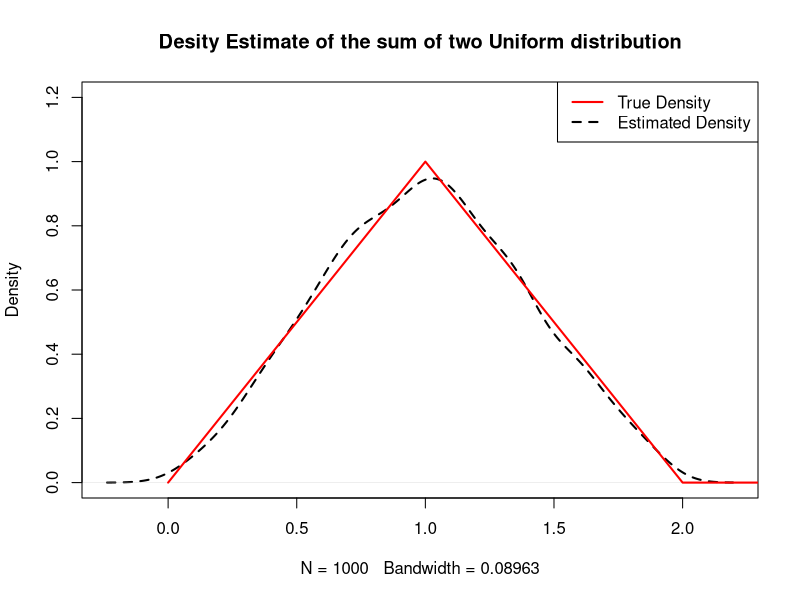
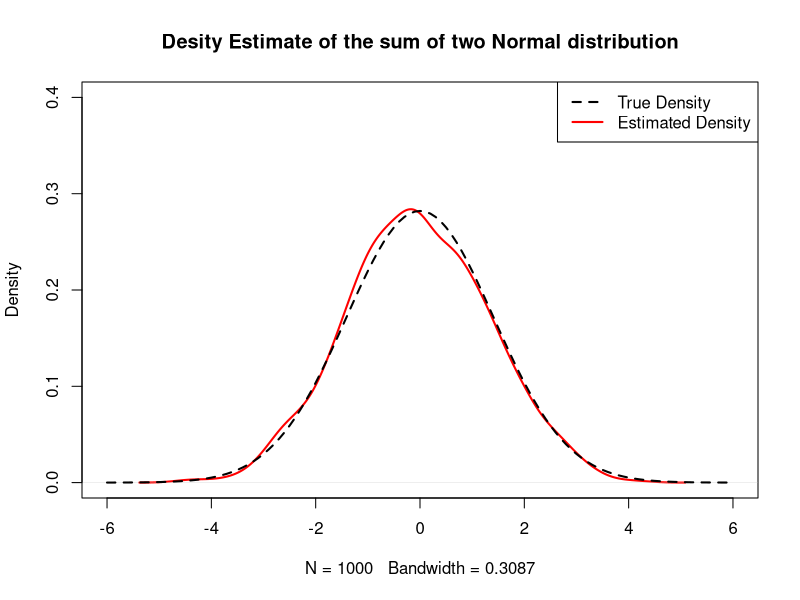
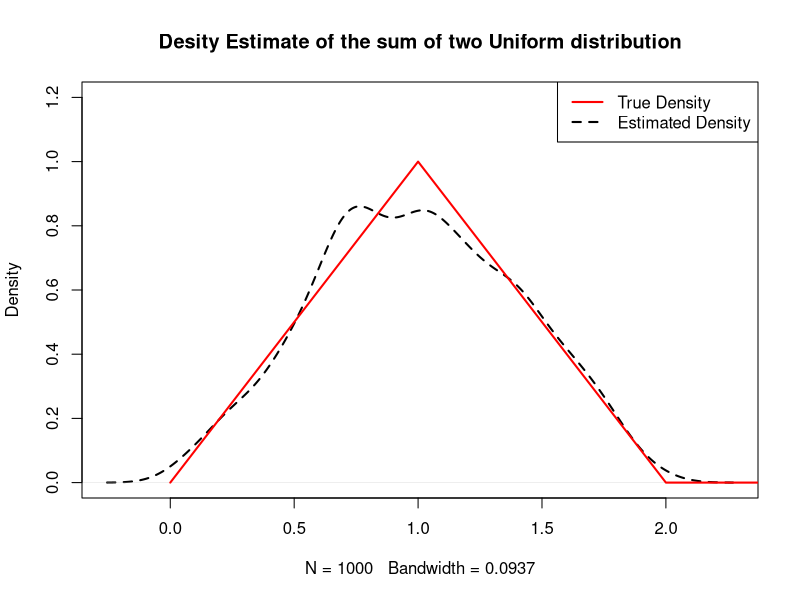

Here is the R script that generated these plots, in order:
## ---- chunk 1

p <- function(x, y) {
    sim <- 10000
    t <- numeric(sim)
    for (i in 1:sim) {
        a <- sample(1:4, 1)
        b <- sample(1:a, 1)
        t[i] <- (a == x) & (b == y)
    }
    mean(t)
}
PF <- matrix(0, 4, 4)
for (i in 1:4) {
    for (j in 1:4) {
        PF[i, j] <- p(i, j)
    }
}
PF
apply(PF, 1, sum)
apply(PF, 2, sum)
## ---- chunk 2
sumunif <- function(n) {
    x <- seq(0, 3, 0.01)
    truth <- x
    truth[x > 1 & x <= 2] <- 2 - x[x > 1 & x <= 2]
    truth[x <= 0 | x > 2] <- 0
    plot(density(runif(n) + runif(n)),
        main = "Desity Estimate of the sum of two Uniform distribution",
        ylim = c(0, 1.2), lwd = 2, , lty = 2
    )
    lines(x, truth, col = "red", lwd = 2)
    legend("topright", c("True Density", "Estimated Density"),
        col = c("red", "black"), lwd = 2, lty = c(1, 2)
    )
}
sumunif(1000)
## ---- chunk 3
x <- function(n, r) {
    rpt <- 1000
    p <- 0.5

    m <- 0
    for (j in 1:rpt) {
        n1 <- n
        nr <- n
        for (i in 1:(2 * n)) {
            x <- rbinom(1, 1, p)
            if (x == 0) {
                n1 <- n1 - 1
            } else {
                nr <- nr - 1
            }
            if (n1 == 0 | nr == 0) break
        }
        if ((n1 == 0 & nr == r) | (n1 == r & nr == 0)) m <- m + 1
    }
    cat("p(", n, ",", r, ")=", m / rpt, "\n")
}
x(100, 4)
## ---- chunk 4
qnorm(0.99, 170, 6)
## ---- chunk 5
prob <- 31 / 1821
sigma <- (360 - 166) / qnorm(1 - prob, 0, 1)
rate <- 1 - pnorm((256 - 166) / sigma, 0, 1)
rate * 1821
## ---- chunk 6
orgin <- matrix(data = c(
    1 / 4, 1 / 8, 1 / 12, 1 / 16,
    0,     1 / 8, 1 / 12, 1 / 16,
    0,     0,     1 / 12, 1 / 16,
    0,     0,     0,      1 / 16
), nrow = 4, ncol = 4)
# -----------------------------------
sumxy <- numeric(8)
for (i in 1:4) {
    for (j in 1:4) {
        sumxy[i + j] <- sumxy[i + j] + orgin[i, j]
    }
}
data.frame(Prob = sumxy)
multixy <- numeric(16)
for (i in 1:4) {
    for (j in 1:4) {
        multixy[i * j] <- multixy[i * j] + orgin[i, j]
    }
}
data.frame(Prob = multixy)
maxxy <- numeric(4)
for (i in 1:4) {
    for (j in 1:4) {
        maxxy[max(i, j)] <- maxxy[max(i, j)] + orgin[i, j]
    }
}
data.frame(Prob = maxxy)
## ---- chunk 7
n <- 1000
plot(density(rnorm(n) + rnorm(n)),
    main = "Desity Estimate of the sum of two Normal distribution",
    xlim = c(-6, 6), ylim = c(0, 0.4), lwd = 2, , lty = 1, col = "red"
)
x <- seq(-6, 6, 0.1)
y1 <- dnorm(x, 0, sqrt(2))
lines(x, y1, col = "black", lwd = 2, lty = 2)
legend("topright", c("True Density", "Estimated Density"),
    col = c("black", "red"), lwd = 2, lty = c(2, 1)
)
## ---- chunk 8
sumunif <- function(n) {
    x <- seq(0, 3, 0.01)
    truth <- x
    truth[x > 1 & x <= 2] <- 2 - x[x > 1 & x <= 2]
    truth[x <= 0 | x > 2] <- 0
    plot(density(runif(n) + runif(n)),
        main = "Desity Estimate of the sum of two Uniform distribution",
        ylim = c(0, 1.2), lwd = 2, , lty = 2
    )
    lines(x, truth, col = "red", lwd = 2)
    legend("topright", c("True Density", "Estimated Density"),
        col = c("red", "black"), lwd = 2, lty = c(1, 2)
    )
}
sumunif(1000)
## ---- chunk 9
n <- 1000
x <- matrix(0, 3, 3)
for (i in 1:n) {
    box <- c(0, 0, 0)
    a <- sample(c(1, 2, 3), 1)
    box[a] <- box[a] + 1
    b <- sample(c(1, 2, 3), 1)
    box[b] <- box[b] + 1
    x[box[1] + 1, box[2] + 1] <- x[box[1] + 1, box[2] + 1] + 1
}
x <- x / n
x
